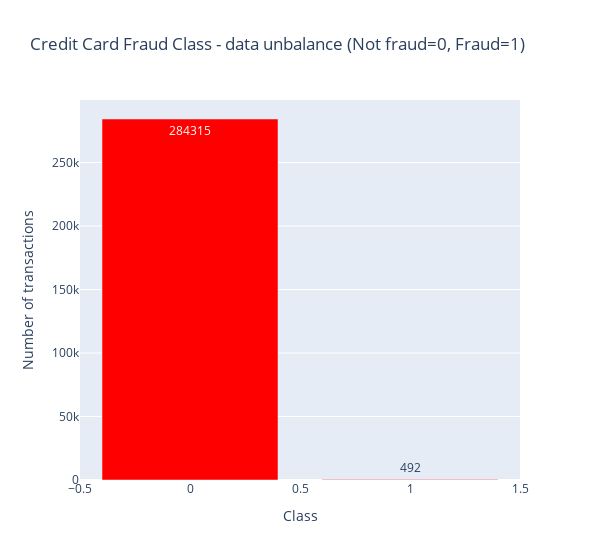

Notebook cell for this chart:
### Markdown cell above
# Data unbalance

### Code cell
temp = data_df["Class"].value_counts()
df = pd.DataFrame({'Class': temp.index,'values': temp.values})

trace = go.Bar(
    x = df['Class'],y = df['values'],
    name="Credit Card Fraud Class - data unbalance (Not fraud = 0, Fraud = 1)",
    marker=dict(color="Red"),
    text=df['values']
)
data = [trace]
layout = dict(title = 'Credit Card Fraud Class - data unbalance (Not fraud=0, Fraud=1)',
          xaxis = dict(title = 'Class', showticklabels=True), 
          yaxis = dict(title = 'Number of transactions'),
          hovermode = 'closest',width=600
         )
fig = dict(data=data, layout=layout)
iplot(fig, filename='class')

### Figure 1 — Plotly figure (JSON) as saved in the notebook; plotly's stock layout.template omitted (floating-point values rounded to 4 significant figures)
{"data": [{"marker": {"color": "Red"}, "name": "Credit Card Fraud Class - data unbalance (Not fraud = 0, Fraud = 1)", "text": [284315, 492], "type": "bar", "x": [0, 1], "y": [284315, 492]}], "layout": {"hovermode": "closest", "title": {"text": "Credit Card Fraud Class - data unbalance (Not fraud=0, Fraud=1)"}, "width": 600, "xaxis": {"showticklabels": true, "title": {"text": "Class"}}, "yaxis": {"title": {"text": "Number of transactions"}}}}
